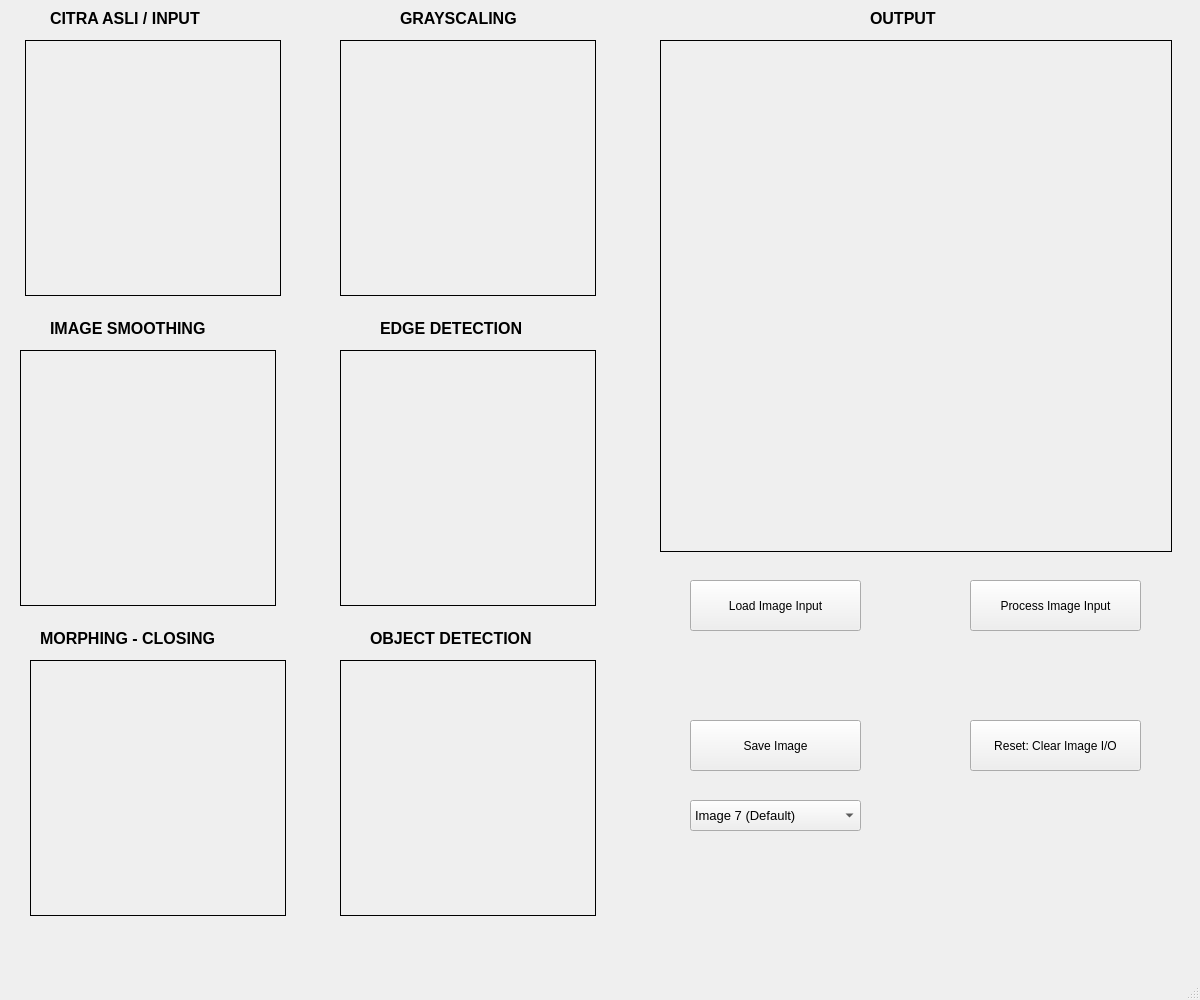
<?xml version="1.0" encoding="UTF-8"?>
<ui version="4.0">
 <class>MainWindow</class>
 <widget class="QMainWindow" name="MainWindow">
  <property name="windowModality">
   <enum>Qt::NonModal</enum>
  </property>
  <property name="geometry">
   <rect>
    <x>0</x>
    <y>0</y>
    <width>1200</width>
    <height>1000</height>
   </rect>
  </property>
  <property name="font">
   <font>
    <weight>50</weight>
    <bold>false</bold>
    <kerning>true</kerning>
   </font>
  </property>
  <property name="windowTitle">
   <string>MainWindow</string>
  </property>
  <widget class="QWidget" name="centralwidget">
   <widget class="QPushButton" name="button_loadimg">
    <property name="geometry">
     <rect>
      <x>690</x>
      <y>580</y>
      <width>171</width>
      <height>51</height>
     </rect>
    </property>
    <property name="text">
     <string>Load Image Input</string>
    </property>
   </widget>
   <widget class="QLabel" name="label_win_1">
    <property name="geometry">
     <rect>
      <x>25</x>
      <y>40</y>
      <width>256</width>
      <height>256</height>
     </rect>
    </property>
    <property name="frameShape">
     <enum>QFrame::Box</enum>
    </property>
    <property name="text">
     <string/>
    </property>
   </widget>
   <widget class="QPushButton" name="button_saveimg">
    <property name="geometry">
     <rect>
      <x>690</x>
      <y>720</y>
      <width>171</width>
      <height>51</height>
     </rect>
    </property>
    <property name="text">
     <string>Save Image</string>
    </property>
   </widget>
   <widget class="QLabel" name="label_1">
    <property name="geometry">
     <rect>
      <x>50</x>
      <y>10</y>
      <width>211</width>
      <height>16</height>
     </rect>
    </property>
    <property name="font">
     <font>
      <pointsize>12</pointsize>
      <weight>75</weight>
      <bold>true</bold>
      <kerning>true</kerning>
     </font>
    </property>
    <property name="text">
     <string>CITRA ASLI / INPUT</string>
    </property>
   </widget>
   <widget class="QLabel" name="label_2">
    <property name="geometry">
     <rect>
      <x>400</x>
      <y>10</y>
      <width>151</width>
      <height>16</height>
     </rect>
    </property>
    <property name="font">
     <font>
      <pointsize>12</pointsize>
      <weight>75</weight>
      <bold>true</bold>
      <kerning>true</kerning>
     </font>
    </property>
    <property name="text">
     <string>GRAYSCALING</string>
    </property>
   </widget>
   <widget class="QLabel" name="label_win_2">
    <property name="geometry">
     <rect>
      <x>340</x>
      <y>40</y>
      <width>256</width>
      <height>256</height>
     </rect>
    </property>
    <property name="frameShape">
     <enum>QFrame::Box</enum>
    </property>
    <property name="text">
     <string/>
    </property>
   </widget>
   <widget class="QLabel" name="label_3">
    <property name="geometry">
     <rect>
      <x>50</x>
      <y>320</y>
      <width>201</width>
      <height>16</height>
     </rect>
    </property>
    <property name="font">
     <font>
      <pointsize>12</pointsize>
      <weight>75</weight>
      <bold>true</bold>
      <kerning>true</kerning>
     </font>
    </property>
    <property name="text">
     <string>IMAGE SMOOTHING</string>
    </property>
   </widget>
   <widget class="QLabel" name="label_win_3">
    <property name="geometry">
     <rect>
      <x>20</x>
      <y>350</y>
      <width>256</width>
      <height>256</height>
     </rect>
    </property>
    <property name="frameShape">
     <enum>QFrame::Box</enum>
    </property>
    <property name="text">
     <string/>
    </property>
   </widget>
   <widget class="QLabel" name="label_4">
    <property name="geometry">
     <rect>
      <x>380</x>
      <y>320</y>
      <width>181</width>
      <height>16</height>
     </rect>
    </property>
    <property name="font">
     <font>
      <pointsize>12</pointsize>
      <weight>75</weight>
      <bold>true</bold>
      <kerning>true</kerning>
     </font>
    </property>
    <property name="text">
     <string>EDGE DETECTION</string>
    </property>
   </widget>
   <widget class="QLabel" name="label_win_4">
    <property name="geometry">
     <rect>
      <x>340</x>
      <y>350</y>
      <width>256</width>
      <height>256</height>
     </rect>
    </property>
    <property name="frameShape">
     <enum>QFrame::Box</enum>
    </property>
    <property name="text">
     <string/>
    </property>
   </widget>
   <widget class="QLabel" name="label_5">
    <property name="geometry">
     <rect>
      <x>40</x>
      <y>630</y>
      <width>231</width>
      <height>16</height>
     </rect>
    </property>
    <property name="font">
     <font>
      <pointsize>12</pointsize>
      <weight>75</weight>
      <bold>true</bold>
      <kerning>true</kerning>
     </font>
    </property>
    <property name="text">
     <string>MORPHING - CLOSING</string>
    </property>
   </widget>
   <widget class="QLabel" name="label_win_5">
    <property name="geometry">
     <rect>
      <x>30</x>
      <y>660</y>
      <width>256</width>
      <height>256</height>
     </rect>
    </property>
    <property name="frameShape">
     <enum>QFrame::Box</enum>
    </property>
    <property name="text">
     <string/>
    </property>
   </widget>
   <widget class="QLabel" name="label_6">
    <property name="geometry">
     <rect>
      <x>370</x>
      <y>630</y>
      <width>201</width>
      <height>16</height>
     </rect>
    </property>
    <property name="font">
     <font>
      <pointsize>12</pointsize>
      <weight>75</weight>
      <bold>true</bold>
      <kerning>true</kerning>
     </font>
    </property>
    <property name="text">
     <string>OBJECT DETECTION</string>
    </property>
   </widget>
   <widget class="QLabel" name="label_win_6">
    <property name="geometry">
     <rect>
      <x>340</x>
      <y>660</y>
      <width>256</width>
      <height>256</height>
     </rect>
    </property>
    <property name="frameShape">
     <enum>QFrame::Box</enum>
    </property>
    <property name="text">
     <string/>
    </property>
   </widget>
   <widget class="QLabel" name="label_7">
    <property name="geometry">
     <rect>
      <x>870</x>
      <y>10</y>
      <width>81</width>
      <height>16</height>
     </rect>
    </property>
    <property name="font">
     <font>
      <pointsize>12</pointsize>
      <weight>75</weight>
      <bold>true</bold>
      <kerning>true</kerning>
     </font>
    </property>
    <property name="text">
     <string>OUTPUT</string>
    </property>
   </widget>
   <widget class="QLabel" name="label_win_7">
    <property name="geometry">
     <rect>
      <x>660</x>
      <y>40</y>
      <width>512</width>
      <height>512</height>
     </rect>
    </property>
    <property name="frameShape">
     <enum>QFrame::Box</enum>
    </property>
    <property name="text">
     <string/>
    </property>
   </widget>
   <widget class="QPushButton" name="button_processimg">
    <property name="geometry">
     <rect>
      <x>970</x>
      <y>580</y>
      <width>171</width>
      <height>51</height>
     </rect>
    </property>
    <property name="text">
     <string>Process Image Input</string>
    </property>
   </widget>
   <widget class="QPushButton" name="button_resetimg">
    <property name="geometry">
     <rect>
      <x>970</x>
      <y>720</y>
      <width>171</width>
      <height>51</height>
     </rect>
    </property>
    <property name="text">
     <string>Reset: Clear Image I/O</string>
    </property>
   </widget>
   <widget class="QComboBox" name="comboBox">
    <property name="geometry">
     <rect>
      <x>690</x>
      <y>800</y>
      <width>171</width>
      <height>31</height>
     </rect>
    </property>
    <property name="font">
     <font>
      <pointsize>10</pointsize>
      <weight>50</weight>
      <bold>false</bold>
      <kerning>true</kerning>
     </font>
    </property>
    <item>
     <property name="text">
      <string>Image 7 (Default)</string>
     </property>
    </item>
    <item>
     <property name="text">
      <string>Image 1</string>
     </property>
    </item>
    <item>
     <property name="text">
      <string>Image 2</string>
     </property>
    </item>
    <item>
     <property name="text">
      <string>Image 3</string>
     </property>
    </item>
    <item>
     <property name="text">
      <string>Image 4</string>
     </property>
    </item>
    <item>
     <property name="text">
      <string>Image 5</string>
     </property>
    </item>
    <item>
     <property name="text">
      <string>Image 6</string>
     </property>
    </item>
   </widget>
  </widget>
  <widget class="QStatusBar" name="statusbar"/>
  <widget class="QMenuBar" name="menubar">
   <property name="geometry">
    <rect>
     <x>0</x>
     <y>0</y>
     <width>1200</width>
     <height>26</height>
    </rect>
   </property>
  </widget>
  <action name="actionBrightAdj">
   <property name="text">
    <string>Brigthness</string>
   </property>
  </action>
  <action name="actionCtrstAdj">
   <property name="text">
    <string>Contrast</string>
   </property>
  </action>
  <action name="actionCtrst_StrcAdj">
   <property name="text">
    <string>Contrast Stretching</string>
   </property>
  </action>
  <action name="actionNgte">
   <property name="text">
    <string>Negative</string>
   </property>
  </action>
  <action name="actionNgte_G">
   <property name="text">
    <string>Negative with Grayscale</string>
   </property>
  </action>
  <action name="actionBin">
   <property name="text">
    <string>Binarization</string>
   </property>
  </action>
  <action name="actiongG_Hstgrm">
   <property name="text">
    <string>Grayscaled</string>
   </property>
  </action>
  <action name="actionRGB_Hstgrm">
   <property name="text">
    <string>RGB (Ori File)</string>
   </property>
  </action>
  <action name="actionEqualizer">
   <property name="text">
    <string>Equalizer</string>
   </property>
  </action>
  <action name="actionTranslation">
   <property name="text">
    <string>Translation</string>
   </property>
  </action>
  <action name="actionCropping">
   <property name="text">
    <string>Cropping</string>
   </property>
  </action>
  <action name="action45_Degress">
   <property name="text">
    <string>45 Degress</string>
   </property>
  </action>
  <action name="action_45_Degress">
   <property name="text">
    <string>90 Degress</string>
   </property>
  </action>
  <action name="action180_Degress">
   <property name="text">
    <string>180 Degress</string>
   </property>
  </action>
  <action name="actionmin45_Degress">
   <property name="text">
    <string>min45 Degress</string>
   </property>
  </action>
  <action name="actionmin90_Degress">
   <property name="text">
    <string>min90 Degress</string>
   </property>
  </action>
  <action name="action2x">
   <property name="text">
    <string>2x</string>
   </property>
  </action>
  <action name="action3x">
   <property name="text">
    <string>3x</string>
   </property>
  </action>
  <action name="action4x">
   <property name="text">
    <string>4x</string>
   </property>
  </action>
  <action name="action1_2">
   <property name="text">
    <string>1/2</string>
   </property>
  </action>
  <action name="action1_4">
   <property name="text">
    <string>1/4</string>
   </property>
  </action>
  <action name="action5_4">
   <property name="text">
    <string>5/4</string>
   </property>
  </action>
  <action name="actionAdder">
   <property name="text">
    <string>Adder</string>
   </property>
  </action>
  <action name="actionSubtract">
   <property name="text">
    <string>Subtract</string>
   </property>
  </action>
  <action name="actionMultiplie">
   <property name="text">
    <string>Multiplie</string>
   </property>
  </action>
  <action name="actionDivide">
   <property name="text">
    <string>Divide</string>
   </property>
  </action>
  <action name="actionAND">
   <property name="text">
    <string>AND</string>
   </property>
  </action>
  <action name="actionOR">
   <property name="text">
    <string>OR</string>
   </property>
  </action>
  <action name="actionXOR">
   <property name="text">
    <string>XOR</string>
   </property>
  </action>
  <action name="actionRotation">
   <property name="text">
    <string>Rotation</string>
   </property>
  </action>
  <action name="actionResizing">
   <property name="text">
    <string>Resizing</string>
   </property>
  </action>
  <action name="actionSbl">
   <property name="text">
    <string>Sobel</string>
   </property>
  </action>
  <action name="actionRbts">
   <property name="text">
    <string>Robert</string>
   </property>
  </action>
  <action name="actionPrwt">
   <property name="text">
    <string>Prewitt</string>
   </property>
  </action>
  <action name="actionLplc">
   <property name="text">
    <string>Laplacian</string>
   </property>
  </action>
  <action name="actionLoG">
   <property name="text">
    <string>LoG</string>
   </property>
  </action>
  <action name="actionCanny">
   <property name="text">
    <string>Canny</string>
   </property>
  </action>
  <action name="actionFT">
   <property name="text">
    <string>Vanilla</string>
   </property>
  </action>
  <action name="actionDFT">
   <property name="text">
    <string>Discrete</string>
   </property>
  </action>
  <action name="actionGaussian">
   <property name="text">
    <string>Gaussian Filter</string>
   </property>
  </action>
  <action name="actionMedian">
   <property name="text">
    <string>Median Filter</string>
   </property>
  </action>
  <action name="actionMax">
   <property name="text">
    <string>Max Filter</string>
   </property>
  </action>
  <action name="actionConvKn1">
   <property name="text">
    <string>Kernel 1</string>
   </property>
  </action>
  <action name="actionConvKn2">
   <property name="text">
    <string>Kernel 2</string>
   </property>
  </action>
  <action name="actionSharpKn1">
   <property name="text">
    <string>Kernel 1</string>
   </property>
  </action>
  <action name="actionSharpKn2">
   <property name="text">
    <string>Kernel 2</string>
   </property>
  </action>
  <action name="actionSharpKn3">
   <property name="text">
    <string>Kernel 3</string>
   </property>
  </action>
  <action name="actionSharpKn4">
   <property name="text">
    <string>Kernel 4</string>
   </property>
  </action>
  <action name="actionSharpKn5">
   <property name="text">
    <string>Kernel 5</string>
   </property>
  </action>
  <action name="actionSharpKn6">
   <property name="text">
    <string>Kernel 6</string>
   </property>
  </action>
  <action name="actionSharpKn7">
   <property name="text">
    <string>Kernel 7</string>
   </property>
  </action>
  <action name="actionMean2x2">
   <property name="text">
    <string>2 x 2</string>
   </property>
  </action>
  <action name="actionMean3x3">
   <property name="text">
    <string>3 x 3</string>
   </property>
  </action>
  <action name="actionAdder_2">
   <property name="text">
    <string>Adder</string>
   </property>
  </action>
  <action name="actionSubs">
   <property name="text">
    <string>Substract</string>
   </property>
  </action>
  <action name="actionAnd">
   <property name="text">
    <string>AND</string>
   </property>
  </action>
  <action name="actionOr">
   <property name="text">
    <string>OR</string>
   </property>
  </action>
  <action name="actionNOT">
   <property name="text">
    <string>NOT</string>
   </property>
  </action>
  <action name="actionXor">
   <property name="text">
    <string>XOR</string>
   </property>
  </action>
  <action name="actionAdd">
   <property name="text">
    <string>Adder</string>
   </property>
  </action>
 </widget>
 <resources/>
 <connections/>
</ui>
